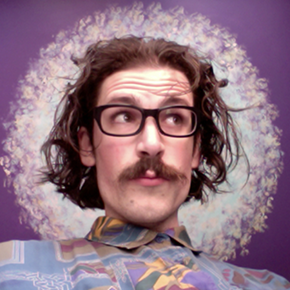
#> input picture LAB 1/lab01/MyPic.png, 290 x 290 px
$ python LescanoR_LAB1.py
#> lines starting #> are read from the running program, lines starting #| are printed output that depends on the picture
import matplotlib.pyplot as plt
import matplotlib.image as mpimg
import numpy as np

def divide_into_strips(image, num_strips):
    height, width, _ = image.shape
    strip_height = height // num_strips

    strips = []
    for i in range(num_strips):
        strip = image[i * strip_height : (i + 1) * strip_height, :, :]
        strips.append(strip)

    return strips

def assemble_alternate(strips):
    assembled_image1 = np.concatenate([strips[i] for i in range(len(strips)) if i % 2 == 0], axis=0)
    assembled_image2 = np.concatenate([strips[i] for i in range(len(strips)) if i % 2 != 0], axis=0)
    return assembled_image1, assembled_image2

# Load the input image
input_image = mpimg.imread("MyPic.png")
#> input_image is the input picture: shape (290, 290, 3) float32; mean R, G, B 0.566, 0.452, 0.509

# Specify the number of strips to divide the image into
num_strips = 50  # Change this value as needed

# Divide the image into equally spaced strips
strips = divide_into_strips(input_image, num_strips)
#> after the loop in divide_into_strips, `for i in range(num_strips):`: strips = 50 items
#> strips = 50 items

# Save each strip as a separate image
for i, strip in enumerate(strips):
    output_filename = f"LAB1_Outputs\strip_{i + 1}.jpg"
    plt.imsave(output_filename, strip)
#> this loop made 50 passes
#> output_filename on passes 1 to 12: 'LAB1_Outputs\\strip_1.jpg', 'LAB1_Outputs\\strip_2.jpg', 'LAB1_Outputs\\strip_3.jpg', 'LAB1_Outputs\\strip_4.jpg', 'LAB1_Outputs\\strip_5.jpg', 'LAB1_Outputs\\strip_6.jpg', 'LAB1_Outputs\\strip_7.jpg', 'LAB1_Outputs\\strip_8.jpg', 'LAB1_Outputs\\strip_9.jpg', 'LAB1_Outputs\\strip_10.jpg', 'LAB1_Outputs\\strip_11.jpg', 'LAB1_Outputs\\strip_12.jpg'

# Assemble every other strip into two images
assembled_image1, assembled_image2 = assemble_alternate(strips)
#> in assemble_alternate, `assembled_image1 = np.concatenate([strips[i] for i in range(len(strips..`:
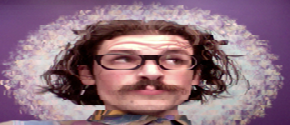
#> assembled_image1: shape (125, 290, 3) float32; mean of channels 0, 1, 2 0.562, 0.438, 0.491; drawn as R, G, B
#> in assemble_alternate, `assembled_image2 = np.concatenate([strips[i] for i in range(len(strips..`:
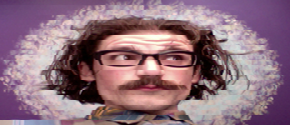
#> assembled_image2: shape (125, 290, 3) float32; mean of channels 0, 1, 2 0.56, 0.437, 0.489; drawn as R, G, B

print(f"{num_strips} strips saved successfully.")

# Save the assembled images
plt.imsave("assembled_image1.jpg", assembled_image1)
plt.imsave("assembled_image2.jpg", assembled_image2)
